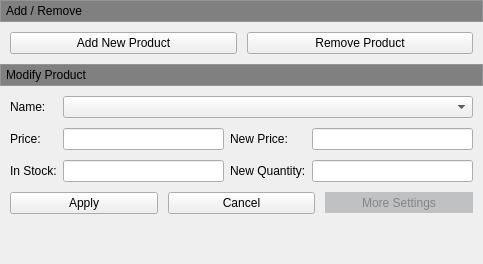
           <widget class="QWidget" name="scrollAreaWidgetContents_8">
            <property name="geometry">
             <rect>
              <x>0</x>
              <y>0</y>
              <width>483</width>
              <height>264</height>
             </rect>
            </property>
            <layout class="QVBoxLayout" name="verticalLayout_14">
             <property name="spacing">
              <number>0</number>
             </property>
             <property name="leftMargin">
              <number>0</number>
             </property>
             <property name="topMargin">
              <number>0</number>
             </property>
             <property name="rightMargin">
              <number>0</number>
             </property>
             <property name="bottomMargin">
              <number>0</number>
             </property>
             <item>
              <widget class="QFrame" name="verticalFrame_2">
               <property name="styleSheet">
                <string notr="true">background-color:rgb(191,193,194)</string>
               </property>
               <property name="frameShape">
                <enum>QFrame::StyledPanel</enum>
               </property>
               <layout class="QVBoxLayout" name="verticalLayout_15">
                <property name="spacing">
                 <number>0</number>
                </property>
                <property name="leftMargin">
                 <number>0</number>
                </property>
                <property name="topMargin">
                 <number>0</number>
                </property>
                <property name="rightMargin">
                 <number>0</number>
                </property>
                <property name="bottomMargin">
                 <number>0</number>
                </property>
                <item>
                 <widget class="QPushButton" name="m_pPushButtonProductAdd">
                  <property name="enabled">
                   <bool>true</bool>
                  </property>
                  <property name="sizePolicy">
                   <sizepolicy hsizetype="Expanding" vsizetype="Fixed">
                    <horstretch>0</horstretch>
                    <verstretch>0</verstretch>
                   </sizepolicy>
                  </property>
                  <property name="minimumSize">
                   <size>
                    <width>0</width>
                    <height>20</height>
                   </size>
                  </property>
                  <property name="maximumSize">
                   <size>
                    <width>16777215</width>
                    <height>20</height>
                   </size>
                  </property>
                  <property name="cursor">
                   <cursorShape>ArrowCursor</cursorShape>
                  </property>
                  <property name="mouseTracking">
                   <bool>true</bool>
                  </property>
                  <property name="focusPolicy">
                   <enum>Qt::NoFocus</enum>
                  </property>
                  <property name="autoFillBackground">
                   <bool>false</bool>
                  </property>
                  <property name="styleSheet">
                   <string notr="true">QPushButton {
    background-color: gray;
	border: 0px;
	border-radius: 0px;
	text-align: left;
	padding-left: 5px;
}
</string>
                  </property>
                  <property name="text">
                   <string>Add / Remove</string>
                  </property>
                  <property name="iconSize">
                   <size>
                    <width>10</width>
                    <height>10</height>
                   </size>
                  </property>
                  <property name="checkable">
                   <bool>true</bool>
                  </property>
                  <property name="checked">
                   <bool>true</bool>
                  </property>
                  <property name="flat">
                   <bool>true</bool>
                  </property>
                 </widget>
                </item>
               </layout>
              </widget>
             </item>
             <item>
              <widget class="QWidget" name="m_pProductAddWidget" native="true">
               <layout class="QFormLayout" name="formLayout_9">
                <property name="fieldGrowthPolicy">
                 <enum>QFormLayout::AllNonFixedFieldsGrow</enum>
                </property>
                <property name="horizontalSpacing">
                 <number>5</number>
                </property>
                <property name="verticalSpacing">
                 <number>10</number>
                </property>
                <property name="leftMargin">
                 <number>10</number>
                </property>
                <property name="topMargin">
                 <number>10</number>
                </property>
                <property name="rightMargin">
                 <number>10</number>
                </property>
                <property name="bottomMargin">
                 <number>10</number>
                </property>
                <item row="0" column="0" colspan="2">
                 <layout class="QHBoxLayout" name="horizontalLayout_18">
                  <property name="spacing">
                   <number>10</number>
                  </property>
                  <property name="leftMargin">
                   <number>0</number>
                  </property>
                  <property name="rightMargin">
                   <number>0</number>
                  </property>
                  <property name="bottomMargin">
                   <number>0</number>
                  </property>
                  <item>
                   <widget class="QPushButton" name="m_p_PushButton_ProductSettings_AddNewProduct">
                    <property name="minimumSize">
                     <size>
                      <width>0</width>
                      <height>22</height>
                     </size>
                    </property>
                    <property name="autoFillBackground">
                     <bool>false</bool>
                    </property>
                    <property name="styleSheet">
                     <string notr="true"/>
                    </property>
                    <property name="text">
                     <string>Add New Product</string>
                    </property>
                    <property name="checkable">
                     <bool>false</bool>
                    </property>
                    <property name="checked">
                     <bool>false</bool>
                    </property>
                    <property name="flat">
                     <bool>false</bool>
                    </property>
                   </widget>
                  </item>
                  <item>
                   <widget class="QPushButton" name="m_p_PushButton_ProductSettings_RemoveProduct">
                    <property name="minimumSize">
                     <size>
                      <width>0</width>
                      <height>22</height>
                     </size>
                    </property>
                    <property name="text">
                     <string>Remove Product</string>
                    </property>
                   </widget>
                  </item>
                 </layout>
                </item>
               </layout>
              </widget>
             </item>
             <item>
              <widget class="QFrame" name="verticalFrame_3">
               <property name="styleSheet">
                <string notr="true">background-color:rgb(191,193,194)</string>
               </property>
               <property name="frameShape">
                <enum>QFrame::StyledPanel</enum>
               </property>
               <layout class="QVBoxLayout" name="verticalLayout_24">
                <property name="spacing">
                 <number>0</number>
                </property>
                <property name="leftMargin">
                 <number>0</number>
                </property>
                <property name="topMargin">
                 <number>0</number>
                </property>
                <property name="rightMargin">
                 <number>0</number>
                </property>
                <property name="bottomMargin">
                 <number>0</number>
                </property>
                <item>
                 <widget class="QPushButton" name="m_pPushButtonProductChange">
                  <property name="enabled">
                   <bool>true</bool>
                  </property>
                  <property name="sizePolicy">
                   <sizepolicy hsizetype="Expanding" vsizetype="Fixed">
                    <horstretch>0</horstretch>
                    <verstretch>0</verstretch>
                   </sizepolicy>
                  </property>
                  <property name="minimumSize">
                   <size>
                    <width>0</width>
                    <height>20</height>
                   </size>
                  </property>
                  <property name="maximumSize">
                   <size>
                    <width>16777215</width>
                    <height>20</height>
                   </size>
                  </property>
                  <property name="focusPolicy">
                   <enum>Qt::NoFocus</enum>
                  </property>
                  <property name="autoFillBackground">
                   <bool>false</bool>
                  </property>
                  <property name="styleSheet">
                   <string notr="true">QPushButton {
    background-color: gray;
	border: 0px;
	border-radius: 0px;
	text-align: left;
	padding-left: 5px;
}
</string>
                  </property>
                  <property name="text">
                   <string>Modify Product</string>
                  </property>
                  <property name="iconSize">
                   <size>
                    <width>10</width>
                    <height>10</height>
                   </size>
                  </property>
                  <property name="checkable">
                   <bool>true</bool>
                  </property>
                  <property name="checked">
                   <bool>true</bool>
                  </property>
                  <property name="flat">
                   <bool>true</bool>
                  </property>
                 </widget>
                </item>
               </layout>
              </widget>
             </item>
             <item>
              <widget class="QWidget" name="m_pProductChangeWidget" native="true">
               <layout class="QGridLayout" name="gridLayout_3">
                <property name="leftMargin">
                 <number>10</number>
                </property>
                <property name="topMargin">
                 <number>10</number>
                </property>
                <property name="rightMargin">
                 <number>10</number>
                </property>
                <property name="bottomMargin">
                 <number>10</number>
                </property>
                <property name="verticalSpacing">
                 <number>10</number>
                </property>
                <item row="0" column="0">
                 <widget class="QLabel" name="label_3">
                  <property name="text">
                   <string>Name:</string>
                  </property>
                 </widget>
                </item>
                <item row="0" column="1" colspan="3">
                 <widget class="QComboBox" name="m_p_ComboBox_ProductSettings_ProductName"/>
                </item>
                <item row="1" column="1">
                 <widget class="QLineEdit" name="m_p_LineEdit_ProductSettings_Price">
                  <property name="styleSheet">
                   <string notr="true"/>
                  </property>
                 </widget>
                </item>
                <item row="1" column="0">
                 <widget class="QLabel" name="label_6">
                  <property name="text">
                   <string>Price:</string>
                  </property>
                 </widget>
                </item>
                <item row="2" column="1">
                 <widget class="QLineEdit" name="m_p_LineEdit_ProductSettings_Quantity"/>
                </item>
                <item row="1" column="3">
                 <widget class="QLineEdit" name="m_p_LineEdit_ProductSettings_NewPrice"/>
                </item>
                <item row="2" column="0">
                 <widget class="QLabel" name="label_8">
                  <property name="text">
                   <string>In Stock:</string>
                  </property>
                 </widget>
                </item>
                <item row="1" column="2">
                 <widget class="QLabel" name="label_7">
                  <property name="text">
                   <string>New Price:</string>
                  </property>
                 </widget>
                </item>
                <item row="2" column="2">
                 <widget class="QLabel" name="label_9">
                  <property name="text">
                   <string>New Quantity:</string>
                  </property>
                 </widget>
                </item>
                <item row="2" column="3">
                 <widget class="QLineEdit" name="m_p_LineEdit_ProductSettings_NewQuantity"/>
                </item>
                <item row="3" column="0" colspan="4">
                 <layout class="QHBoxLayout" name="horizontalLayout_9">
                  <property name="spacing">
                   <number>10</number>
                  </property>
                  <property name="leftMargin">
                   <number>0</number>
                  </property>
                  <property name="rightMargin">
                   <number>0</number>
                  </property>
                  <property name="bottomMargin">
                   <number>0</number>
                  </property>
                  <item>
                   <widget class="QPushButton" name="m_p_PushButton_ProductSettings_Apply">
                    <property name="minimumSize">
                     <size>
                      <width>0</width>
                      <height>22</height>
                     </size>
                    </property>
                    <property name="maximumSize">
                     <size>
                      <width>16777215</width>
                      <height>21</height>
                     </size>
                    </property>
                    <property name="text">
                     <string>Apply</string>
                    </property>
                   </widget>
                  </item>
                  <item>
                   <widget class="QPushButton" name="m_p_PushButton_ProductSettings_Cancel">
                    <property name="minimumSize">
                     <size>
                      <width>0</width>
                      <height>22</height>
                     </size>
                    </property>
                    <property name="maximumSize">
                     <size>
                      <width>16777215</width>
                      <height>21</height>
                     </size>
                    </property>
                    <property name="text">
                     <string>Cancel</string>
                    </property>
                   </widget>
                  </item>
                  <item>
                   <widget class="QPushButton" name="m_p_PushButton_ProductSettings_MoreSettings">
                    <property name="minimumSize">
                     <size>
                      <width>0</width>
                      <height>20</height>
                     </size>
                    </property>
                    <property name="maximumSize">
                     <size>
                      <width>16777215</width>
                      <height>21</height>
                     </size>
                    </property>
                    <property name="layoutDirection">
                     <enum>Qt::RightToLeft</enum>
                    </property>
                    <property name="autoFillBackground">
                     <bool>false</bool>
                    </property>
                    <property name="styleSheet">
                     <string notr="true">color: rgb(132, 132, 130);
border: 0px;
background-color: rgb(191,193,194);</string>
                    </property>
                    <property name="text">
                     <string>More Settings</string>
                    </property>
                    <property name="flat">
                     <bool>true</bool>
                    </property>
                   </widget>
                  </item>
                 </layout>
                </item>
               </layout>
              </widget>
             </item>
             <item>
              <spacer name="verticalSpacer_4">
               <property name="orientation">
                <enum>Qt::Vertical</enum>
               </property>
               <property name="sizeHint" stdset="0">
                <size>
                 <width>20</width>
                 <height>40</height>
                </size>
               </property>
              </spacer>
             </item>
            </layout>
           </widget>
